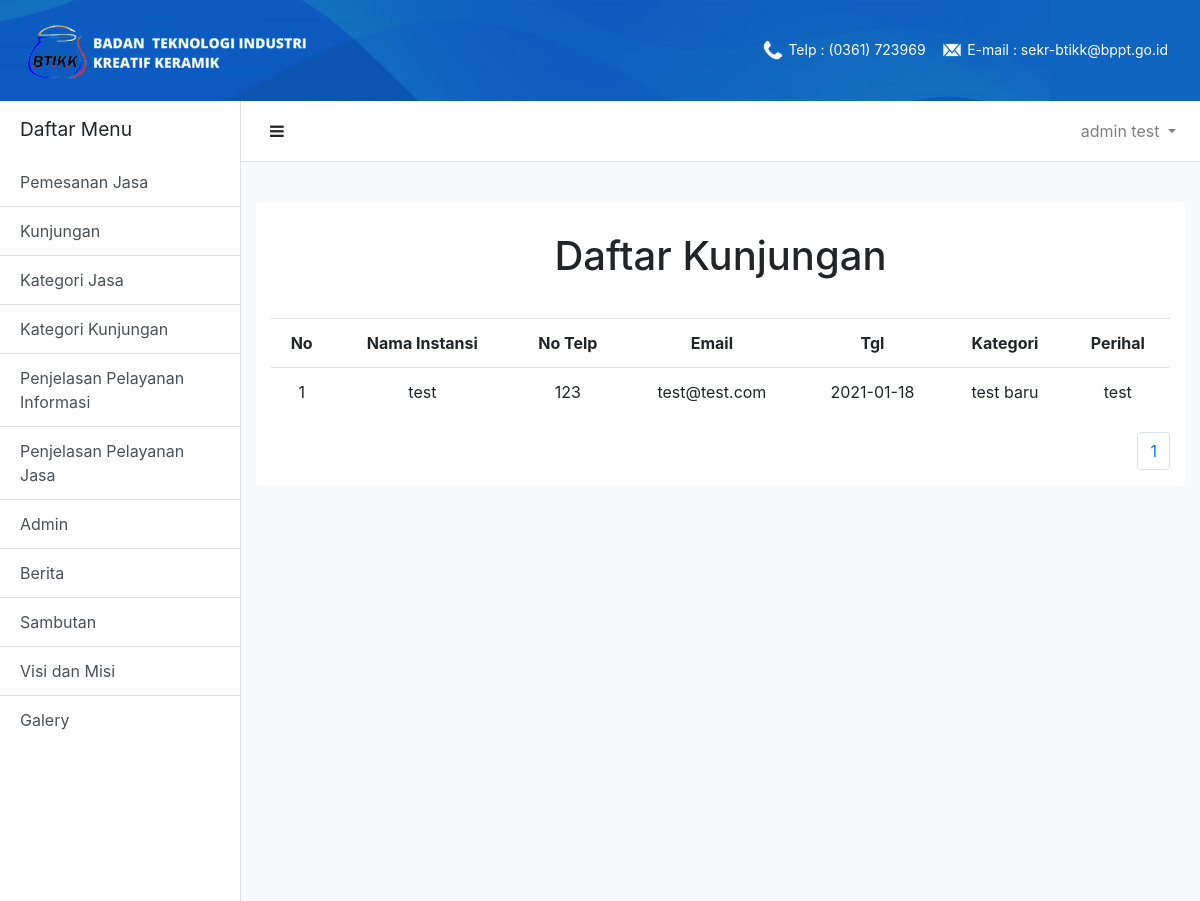
Before: /adminContent/kunjungan.php (signed in) with the older database file.
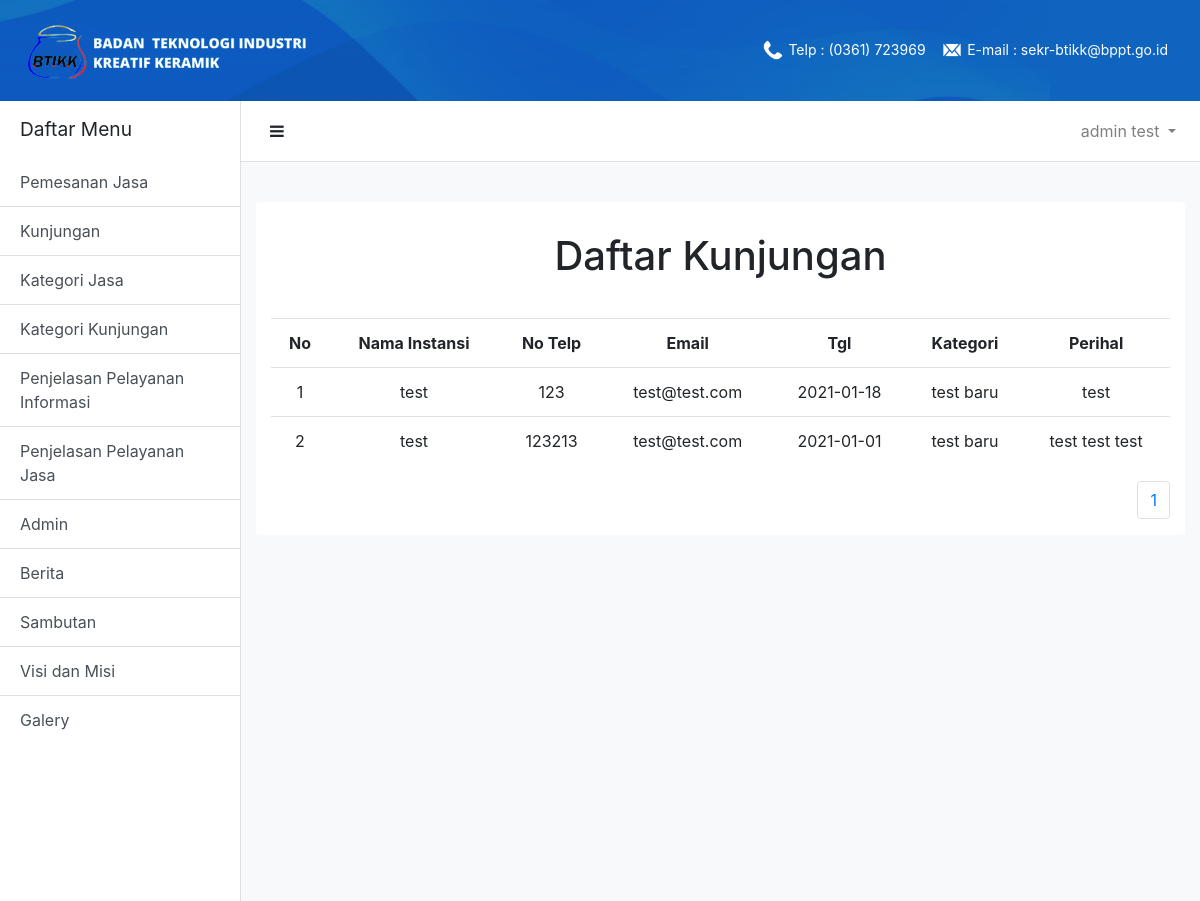
After: the same page with the newer database file.
### tables this page shows
CREATE TABLE `tb_kunjungan` (
  `id_kunjungan` int(11) NOT NULL,
  `id_kategori` int(11) NOT NULL,
  `nama_instansi` varchar(255) NOT NULL,
  `notlp` varchar(255) NOT NULL,
  `email` varchar(255) NOT NULL,
  `tgl_kunjungan` date NOT NULL,
  `perihal_kunjungan` varchar(255) NOT NULL
);

CREATE TABLE `tb_kategorikunjungan` (
  `id_kategori` int(11) NOT NULL,
  `jenjang` varchar(255) NOT NULL,
  `biaya` float NOT NULL,
  `ket` varchar(255) NOT NULL
);

### adminContent/kunjungan.php (the view, shortened to what this page needs)
<?php
    include("../dashboardUser.php");
?>
    <div class="card-title text-center" id="user-content-title">
        <h1>Daftar Kunjungan</h1>
    </div>
    <div class='card-content'>
        <div class="container">
            <table class='table'>
                <tr class='text-center'>
                    <th>No</th>
                    <th>Nama Instansi</th>
                    <th>No Telp</th>
                    <th>Email</th>
                    <th>Tgl</th>
                    <th>Kategori</th>
                    <th>Perihal</th>
                </tr>
<?php
    $batas   = 5;
    if(!isset($_GET['halaman'])){
        $posisi  = 0;
    }else{
        $posisi  = ($_GET['halaman']-1) * $batas;
    }
    $no = $posisi+1;
    $tampil = mysqli_query($conn,"SELECT * FROM tb_kunjungan order by id_kunjungan asc limit $posisi,$batas");
    $num = mysqli_num_rows($tampil);
    if($num==0)
    {
      echo "
            <tr>
              <td class='text-center' colspan='7'>
                Data Kosong
              </td>
            </tr>";
    }else
    {
      while($array=mysqli_fetch_array($tampil))
      {
        $sql = mysqli_query($conn,"SELECT * FROM tb_kategoriKunjungan where id_kategori =".$array['id_kategori']);
        $kategori = mysqli_fetch_assoc($sql);
        echo "
                <tr>
                    <td class='text-center'>".$no."</td>
                    <td class='text-center'>".$array['nama_instansi']."</td>
                    <td class='text-center'>".$array['notlp']."</td>
                    <td class='text-center'>".$array['email']."</td>
                    <td class='text-center'>".$array['tgl_kunjungan']."</td>
                    <td class='text-center'>".$kategori['jenjang']."</td>
                    <td class='text-center'>".$array['perihal_kunjungan']."</td>
                </tr>
          ";
        $no++;
      }
    }
?>
                    </table>
                    <div class='d-flex justify-content-end'>
                        <div class="text-center">
                            <ul class="pagination">
                                <?php
                                    $tampil = mysqli_query ($conn,"SELECT * FROM tb_kunjungan");
                                    $num = mysqli_num_rows($tampil);
                                    $jmlhalaman = ceil($num/$batas);
                                    for($i=1;$i<=$jmlhalaman;$i++) {
                                            echo "<li class='page-item'><a class='page-link' href='kunjungan.php?halaman=$i'>$i</a></li>";
                                    }
                                ?>
                    </div>
            </div>
        </div>
    </div>
    </div>
</div>

Changed rows visible on the page:
added tb_kunjungan: nama_instansi "test", notlp "123213", email "test@test.com", tgl_kunjungan "2021-01-01", id_kategori.jenjang "test baru", perihal_kunjungan "test test test"
